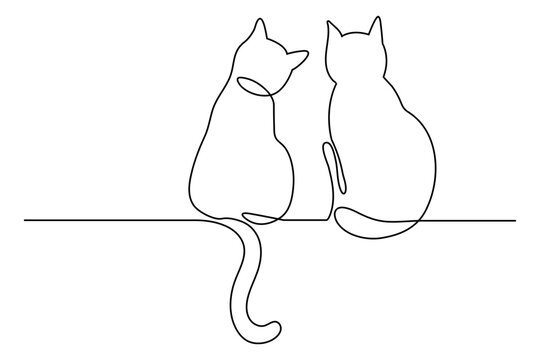
#> input picture input_images/cats.jpg, 540 x 360 px
$ python image_to_gantry_coords_serial_ready.py
#> lines starting #> are read from the running program, lines starting #| are printed output that depends on the picture; after the words box and inside, x2 and y2 are one past the last pixel; in counts of white or black regions, pixels touching at a corner belong together
from pathlib import Path

import cv2
import numpy as np
import matplotlib.pyplot as plt

try:
    import serial
except ImportError:
    serial = None
import time


def close_contour_points(contour: np.ndarray) -> np.ndarray:
    """
    Convert OpenCV contour format (N,1,2) into (N,2) float array and ensure closed loop.
    If first and last points are not the same, append the first point to close the contour.
    """
    pts = contour[:, 0, :].astype(np.float64)  # shape: (N, 2)

    if len(pts) < 2:
        return pts

    if not np.array_equal(pts[0], pts[-1]):
        pts = np.vstack([pts, pts[0]])

    return pts


def resample_closed_polyline(points: np.ndarray, spacing: float) -> np.ndarray:
    """
    Resample a closed polyline at approximately uniform spacing.
    Input: points shape (N,2), expected closed (first == last).
    Output: sampled points shape (M,2), closed loop (first point repeated at end).
    """
    if spacing <= 0:
        raise ValueError("spacing must be > 0")

    if len(points) < 2:
        return points.copy()

    seg_vecs = points[1:] - points[:-1]
    seg_lens = np.linalg.norm(seg_vecs, axis=1)

    total_len = np.sum(seg_lens)
    if total_len == 0:
        return points[:1].copy()

    # Distances where we want points (start at 0, end before total_len to avoid duplicate point at the end)
    sample_dists = np.arange(0, total_len, spacing, dtype=np.float64)

    cumlen = np.concatenate([[0.0], np.cumsum(seg_lens)])

    sampled = []
    seg_idx = 0

    for d in sample_dists:
        while seg_idx < len(seg_lens) - 1 and d > cumlen[seg_idx + 1]:
            seg_idx += 1

        seg_start = points[seg_idx]
        seg_end = points[seg_idx + 1]
        seg_len = seg_lens[seg_idx]

        if seg_len == 0:
            sampled.append(seg_start.copy())
            continue

        local_d = d - cumlen[seg_idx]
        t = local_d / seg_len
        p = seg_start + t * (seg_end - seg_start)
        sampled.append(p)

    sampled = np.array(sampled, dtype=np.float64)

    # Explicitly close loop
    if len(sampled) > 0:
        sampled = np.vstack([sampled, sampled[0]])

    return sampled


def map_paths_to_gantry_mm(
    paths_px: list[np.ndarray],
    image_shape: tuple[int, int],
    work_w_mm: float = 150.0,
    work_h_mm: float = 270.0,
    margin_mm: float = 5.0,
    centre_on_page: bool = True,
) -> tuple[list[np.ndarray], dict]:
    """
    Map sampled paths from image pixel coordinates to gantry mm coordinates.

    Coordinate system matches the Arduino firmware:
      (0,0) = safe top-left work origin after homing
      +X = right
      +Y = down

    The output is fitted inside the usable gantry work area rather than full A4.
    """
    img_h_px, img_w_px = image_shape  # OpenCV shape is (height, width)

    drawable_w_mm = work_w_mm - 2 * margin_mm
    drawable_h_mm = work_h_mm - 2 * margin_mm

    if drawable_w_mm <= 0 or drawable_h_mm <= 0:
        raise ValueError("Margins are too large for the gantry work area.")

    # Uniform scaling only, so the image is not distorted.
    sx = drawable_w_mm / img_w_px
    sy = drawable_h_mm / img_h_px
    s = min(sx, sy)  # mm per pixel

    used_w_mm = img_w_px * s
    used_h_mm = img_h_px * s

    if centre_on_page:
        x_offset_mm = margin_mm + (drawable_w_mm - used_w_mm) / 2.0
        y_offset_mm = margin_mm + (drawable_h_mm - used_h_mm) / 2.0
    else:
        x_offset_mm = margin_mm
        y_offset_mm = margin_mm

    mapped_paths_mm = []

    for path_px in paths_px:
        if len(path_px) == 0:
            mapped_paths_mm.append(path_px.copy())
            continue

        # path_px columns: [x_px, y_px]
        x_px = path_px[:, 0]
        y_px = path_px[:, 1]

        # Do NOT flip Y. Arduino uses top-left origin and +Y downward.
        x_mm = x_px * s + x_offset_mm
        y_mm = y_px * s + y_offset_mm

        path_mm = np.column_stack([x_mm, y_mm])
        mapped_paths_mm.append(path_mm)

    info = {
        "work_w_mm": work_w_mm,
        "work_h_mm": work_h_mm,
        "margin_mm": margin_mm,
        "drawable_w_mm": drawable_w_mm,
        "drawable_h_mm": drawable_h_mm,
        "img_w_px": img_w_px,
        "img_h_px": img_h_px,
        "scale_mm_per_px": s,
        "used_w_mm": used_w_mm,
        "used_h_mm": used_h_mm,
        "x_offset_mm": x_offset_mm,
        "y_offset_mm": y_offset_mm,
        "centre_on_page": centre_on_page,
    }

    return mapped_paths_mm, info


def save_gantry_preview(
    paths_mm: list[np.ndarray],
    output_path: Path,
    work_w_mm: float = 150.0,
    work_h_mm: float = 270.0,
    margin_mm: float = 5.0,
) -> None:
    """
    Save a visual preview of sampled paths in gantry coordinates.

    Coordinate system:
      (0,0) = top-left
      +X = right
      +Y = down
    """
    fig, ax = plt.subplots(figsize=(6, 10))

    # Work area border
    work_x = [0, work_w_mm, work_w_mm, 0, 0]
    work_y = [0, 0, work_h_mm, work_h_mm, 0]
    ax.plot(work_x, work_y, linewidth=1.5, label="Gantry work area")

    # Margin / drawable area border
    draw_x0, draw_y0 = margin_mm, margin_mm
    draw_x1, draw_y1 = work_w_mm - margin_mm, work_h_mm - margin_mm
    draw_x = [draw_x0, draw_x1, draw_x1, draw_x0, draw_x0]
    draw_y = [draw_y0, draw_y0, draw_y1, draw_y1, draw_y0]
    ax.plot(draw_x, draw_y, linestyle="--", linewidth=1.0, label="Drawable area")

    for i, path in enumerate(paths_mm):
        if len(path) == 0:
            continue
        ax.plot(path[:, 0], path[:, 1], linewidth=1.2, label=f"Contour {i}")
        ax.plot(path[0, 0], path[0, 1], marker="o", markersize=4)
        ax.text(path[0, 0] + 2, path[0, 1] + 2, f"C{i} start", fontsize=8)

    ax.set_xlim(-5, work_w_mm + 5)
    ax.set_ylim(work_h_mm + 5, -5)  # invert Y so top-left origin is displayed correctly
    ax.set_aspect("equal", adjustable="box")
    ax.set_xlabel("X (mm)")
    ax.set_ylabel("Y (mm, down)")
    ax.set_title("Gantry Path Preview (Top-left origin)")
    ax.grid(True, alpha=0.3)
    ax.legend(loc="upper right", fontsize=8)

    fig.tight_layout()
    fig.savefig(output_path, dpi=200, bbox_inches="tight")
    plt.close(fig)


def detect_sharp_corners_on_closed_contour(
    points: np.ndarray,
    angle_threshold_deg: float = 35.0,
    window: int = 6,
    min_separation: int = 10,
) -> tuple[np.ndarray, np.ndarray]:
    """
    Detect sharp corners on a closed contour using local turning angle.

    Parameters:
      points: (N,2) closed contour points (first == last expected)
      angle_threshold_deg: smaller angle = sharper corner (e.g. 30-60 deg)
      window: how many contour samples before/after to use for local direction
      min_separation: suppress nearby duplicate detections (in contour index units)

    Returns:
      corner_indices: indices into `points` for preserved corners (excluding duplicate end)
      corner_points: (K,2) array of corner coordinates
    """
    if len(points) < (2 * window + 3):
        return np.array([], dtype=int), np.empty((0, 2), dtype=np.float64)

    # Work on the unique part only (drop duplicate end point if present)
    if np.allclose(points[0], points[-1]):
        pts = points[:-1]
    else:
        pts = points

    n = len(pts)
    if n < (2 * window + 3):
        return np.array([], dtype=int), np.empty((0, 2), dtype=np.float64)

    candidate_idx = []
    candidate_angle = []

    for i in range(n):
        i_prev = (i - window) % n
        i_next = (i + window) % n

        v1 = pts[i_prev] - pts[i]   # current point to previous point
        v2 = pts[i_next] - pts[i]   # current point to next point

        n1 = np.linalg.norm(v1)
        n2 = np.linalg.norm(v2)
        if n1 < 1e-9 or n2 < 1e-9:
            continue

        # angle between the two local directions
        cosang = np.dot(v1, v2) / (n1 * n2)
        cosang = np.clip(cosang, -1.0, 1.0)
        angle_deg = np.degrees(np.arccos(cosang))

        # Smaller angle => sharper turn
        if angle_deg <= angle_threshold_deg:
            candidate_idx.append(i)
            candidate_angle.append(angle_deg)

    if not candidate_idx:
        return np.array([], dtype=int), np.empty((0, 2), dtype=np.float64)

    candidate_idx = np.array(candidate_idx, dtype=int)
    candidate_angle = np.array(candidate_angle, dtype=np.float64)

    # we want the SHARPEST point in a neighbourhood, so sort by angle ascending and suppress nearby duplicates
    order = np.argsort(candidate_angle)

    selected = []
    for oi in order:
        idx = int(candidate_idx[oi])

        too_close = False
        for s in selected:
            # Circular contour distance
            d = abs(idx - s)
            d = min(d, n - d)
            if d < min_separation:
                too_close = True
                break

        if not too_close:
            selected.append(idx)

    selected = np.array(sorted(selected), dtype=int)
    corner_points = pts[selected]

    return selected, corner_points

def merge_preserved_points_into_sampled_closed_path(
    raw_closed_points: np.ndarray,
    sampled_closed_points: np.ndarray,
    corner_indices_raw: np.ndarray,
) -> np.ndarray:
    """
    Merge preserved corner points (from raw contour) into sampled path, keeping contour order.

    Strategy:
    - Build a combined path from sampled points + exact corner points
    - Sort all combined points by arc-length position along the raw contour
    - Remove near-duplicates
    - Re-close the loop
    """
    if len(sampled_closed_points) == 0:
        return sampled_closed_points.copy()

    # Raw unique points (drop duplicate close if present)
    if np.allclose(raw_closed_points[0], raw_closed_points[-1]):
        raw_pts = raw_closed_points[:-1]
    else:
        raw_pts = raw_closed_points

    # Sampled unique points (drop duplicate close if present)
    if np.allclose(sampled_closed_points[0], sampled_closed_points[-1]):
        sampled_pts = sampled_closed_points[:-1]
    else:
        sampled_pts = sampled_closed_points

    n_raw = len(raw_pts)
    if n_raw < 2:
        return sampled_closed_points.copy()

    # Build arc length on raw contour
    raw_closed = np.vstack([raw_pts, raw_pts[0]])
    seg_vecs = raw_closed[1:] - raw_closed[:-1]
    seg_lens = np.linalg.norm(seg_vecs, axis=1)
    cumlen = np.concatenate([[0.0], np.cumsum(seg_lens)])  # len = n_raw + 1

    # Map exact raw vertices to arc positions quickly
    raw_key_to_s = {}
    for i in range(n_raw):
        key = (float(raw_pts[i, 0]), float(raw_pts[i, 1]))
        raw_key_to_s[key] = float(cumlen[i])

    def point_to_arc_position(p: np.ndarray) -> float:
        d2 = np.sum((raw_pts - p) ** 2, axis=1)
        i = int(np.argmin(d2))
        return float(cumlen[i])

    combined = []

    # Add sampled points
    for p in sampled_pts:
        s = point_to_arc_position(p)
        combined.append((s, p.copy(), "sampled"))

    # Add exact preserved corners
    for idx in corner_indices_raw:
        idx = int(idx)
        p = raw_pts[idx]
        s = float(cumlen[idx])
        combined.append((s, p.copy(), "corner"))

    # Sort by arc position
    combined.sort(key=lambda t: t[0])

    # keep corners if same location (e.g. if a corner was very close to a sampled point, we want to keep the corner exact)
    dedup = []
    tol = 1e-6
    for item in combined:
        s, p, tag = item
        if not dedup:
            dedup.append(item)
            continue

        s_prev, p_prev, tag_prev = dedup[-1]
        if np.linalg.norm(p - p_prev) < tol:
            # Prefer corner over sampled if duplicate
            if tag == "corner" and tag_prev != "corner":
                dedup[-1] = item
            continue

        dedup.append(item)

    merged_pts = np.array([p for _, p, _ in dedup], dtype=np.float64)

    # Re-close
    if len(merged_pts) > 0:
        merged_pts = np.vstack([merged_pts, merged_pts[0]])

    return merged_pts


def paths_to_arduino_commands(paths_mm: list[np.ndarray]) -> list[tuple[float, float, int]]:
    """
    Convert mapped gantry paths into Arduino commands.

    Each command is:
      x_mm, y_mm, mode

    mode:
      0 = travel / pen up
      1 = draw / pen down
    """
    commands = []

    for path in paths_mm:
        if len(path) == 0:
            continue

        # Travel to start of this contour with pen up.
        commands.append((float(path[0, 0]), float(path[0, 1]), 0))

        # Draw the contour.
        for p in path[1:]:
            commands.append((float(p[0]), float(p[1]), 1))

    return commands


def save_arduino_commands(
    commands: list[tuple[float, float, int]],
    output_path: Path,
) -> None:
    """Save commands in the exact serial format Arduino will receive."""
    with open(output_path, "w", encoding="utf-8") as f:
        f.write("# x_mm,y_mm,mode\n")
        f.write("# mode 0 = travel / pen up\n")
        f.write("# mode 1 = draw / pen down\n")
        for x, y, mode in commands:
            f.write(f"{x:.2f},{y:.2f},{mode}\n")


def validate_arduino_commands(
    commands: list[tuple[float, float, int]],
    work_w_mm: float,
    work_h_mm: float,
) -> None:
    """Fail before sending if any command is outside the gantry work area."""
    for i, (x, y, mode) in enumerate(commands):
        if mode not in (0, 1):
            raise ValueError(f"Command {i} has invalid mode: {mode}")
        if not (0.0 <= x <= work_w_mm and 0.0 <= y <= work_h_mm):
            raise ValueError(
                f"Command {i} outside gantry bounds: "
                f"x={x:.2f}, y={y:.2f}, allowed X=0..{work_w_mm}, Y=0..{work_h_mm}"
            )


# [51 lines left out: function send_commands_to_arduino, not called in this run]


def main():
    repo_root = Path(__file__).resolve().parents[1]
    image_path = repo_root / "input_images" / "cats.jpg"
    output_dir = repo_root / "output"
    output_dir.mkdir(parents=True, exist_ok=True)

    # Tunable parameters
    point_spacing_px = 15.0

    # Gantry work area used by the Arduino firmware.
    # Your current horizontal axis is limited, so do not output full A4 width.
    work_w_mm = 150.0
    work_h_mm = 270.0
    margin_mm = 5.0

    # Set this to True only after the Arduino firmware has been changed
    # to wait for serial coordinates and print READY.
    send_to_arduino = False
    arduino_port = "/dev/cu.usbmodem1101"
    # Contour retrieval mode / filtering
    contour_mode = "all"   # "external" or "all"
    min_contour_area_px2 = 20.0
    min_contour_perimeter_px = 20.0
    # Corner preservation parameters
    enable_corner_preservation = True
    corner_angle_threshold_deg = 140
    corner_window = 8                   # local neighbourhood size along contour
    corner_min_separation = 17          # suppress duplicate detections near same corner
    print(f"Trying to load: {image_path}")
    print(f"Exists: {image_path.exists()}")

    img = cv2.imread(str(image_path), cv2.IMREAD_GRAYSCALE)
#> img is the input picture: shape (360, 540); min 0, max 255, mean 250.1
    if img is None:
        raise FileNotFoundError(f"OpenCV could not load image: {image_path}")

    print(f"Loaded image with shape: {img.shape}")  # (h, w)
#| Loaded image with shape: (360, 540)

    # Threshold to binary (inverted: contours become white on black background)
    _, binary = cv2.threshold(img, 127, 255, cv2.THRESH_BINARY_INV)
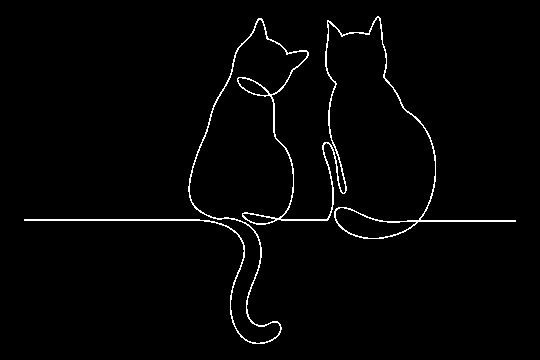
#> binary: shape (360, 540); 1.9% white in thin lines or dots, all inside (x1, y1, x2, y2) = (24, 16, 516, 344)

    # Find external contours only (separate disconnected bodies)
        # Contour retrieval mode:
    # - "external": only outer boundaries
    # - "all": all contours (including holes / nested boundaries)
    if contour_mode == "external":
        retrieval_flag = cv2.RETR_EXTERNAL
    elif contour_mode == "all":
        retrieval_flag = cv2.RETR_TREE
    else:
        raise ValueError(f"Unknown contour_mode: {contour_mode}")

    contours, hierarchy = cv2.findContours(binary, retrieval_flag, cv2.CHAIN_APPROX_NONE)
#> contours = 4 contours; box (x1, y1, x2, y2) and area: (24, 16, 516, 344) 3419, (335, 207, 417, 239) 1282, (237, 77, 269, 96) 278, (242, 213, 276, 224) 194

    print(f"Contours found (raw): {len(contours)}")
#| Contours found (raw): 4
    if len(contours) == 0:
        print("No contours found. Check thresholding or input image.")
        return

    # Filter tiny/noisy contours
    filtered_contours = []
    filtered_meta = []  # optional debug info (area/perimeter/index/hierarchy row)

    for ci, cnt in enumerate(contours):
        area = cv2.contourArea(cnt)
        perimeter = cv2.arcLength(cnt, closed=True)

        if area < min_contour_area_px2:
            continue
        if perimeter < min_contour_perimeter_px:
            continue

        filtered_contours.append(cnt)

        h_row = None
        if hierarchy is not None:
            # hierarchy shape is usually (1, N, 4): [next, prev, first_child, parent]
            h_row = hierarchy[0, ci].copy()
        filtered_meta.append((ci, area, perimeter, h_row))
#> this loop made 4 passes
#> (area, perimeter, h_row) on passes 1 to 4: (3419, 4123.3, [-1, -1, 1, -1]), (194, 74.28, [2, -1, -1, 0]), (1281.5, 193.8, [3, 1, -1, 0]), (278, 79.25, [-1, 2, -1, 0])
#> after the loop, filtered_contours has the same summary as contours; filtered_meta = [(0, 3419, 4123.3, [-1, -1, 1, -1]), (1, 194, 74.28, [2, -1, -1, 0]), (2, 1281.5, 193.8, [3, 1, -1, 0]), (3, 278, 79.25, [-1, 2, -1, 0])]

    contours = filtered_contours

    print(f"Contours kept after filtering: {len(contours)}")
#| Contours kept after filtering: 4
    print(
        f"  Filters -> min_area={min_contour_area_px2:.1f} px^2, "
        f"min_perimeter={min_contour_perimeter_px:.1f} px"
    )

    if len(contours) == 0:
        print("All contours were filtered out. Reduce area/perimeter thresholds.")
        return

    # Sort largest-first for consistency (debug-friendly)
    contours = sorted(contours, key=cv2.contourArea, reverse=True)

    # Overlays
    overlay_raw = cv2.cvtColor(img, cv2.COLOR_GRAY2BGR)
    cv2.drawContours(overlay_raw, contours, -1, (0, 0, 255), 2)
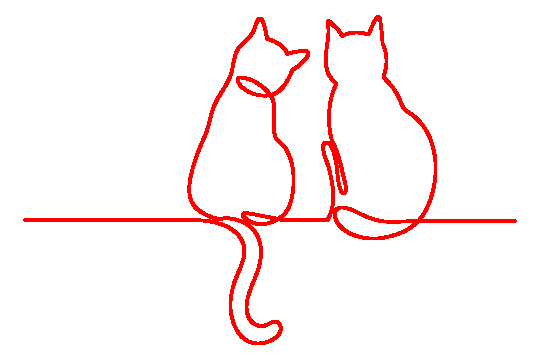
#> overlay_raw: shape (360, 540, 3); 4.5% of pixels changed, all inside (x1, y1, x2, y2) = (23, 15, 517, 345)

    overlay_sampled = cv2.cvtColor(img, cv2.COLOR_GRAY2BGR)
    cv2.drawContours(overlay_sampled, contours, -1, (180, 180, 180), 1)
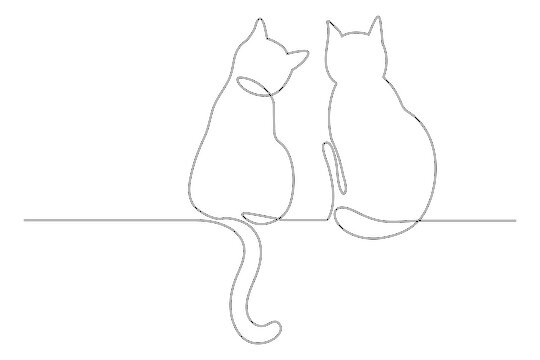
#> overlay_sampled: shape (360, 540, 3); 1.86% of pixels changed, all inside (x1, y1, x2, y2) = (24, 16, 516, 344)

    all_sampled_paths_px = []

    for i, cnt in enumerate(contours):
        area = cv2.contourArea(cnt)
        perimeter = cv2.arcLength(cnt, closed=True)

        raw_pts = close_contour_points(cnt)

        # Base uniform contour resampling (curve-preserving backbone)
        sampled_pts_uniform = resample_closed_polyline(raw_pts, point_spacing_px)

        # Corner detection and preservation
        if enable_corner_preservation:
            corner_idx_raw, corner_pts = detect_sharp_corners_on_closed_contour(
                raw_pts,
                angle_threshold_deg=corner_angle_threshold_deg,
                window=corner_window,
                min_separation=corner_min_separation,
            )

            sampled_pts = merge_preserved_points_into_sampled_closed_path(
                raw_closed_points=raw_pts,
                sampled_closed_points=sampled_pts_uniform,
                corner_indices_raw=corner_idx_raw,
            )
        else:
            corner_idx_raw = np.array([], dtype=int)
            corner_pts = np.empty((0, 2), dtype=np.float64)
            sampled_pts = sampled_pts_uniform

        all_sampled_paths_px.append(sampled_pts)

        print(f"\nContour {i}")
        print(f"  Area (px^2): {area:.2f}")
        print(f"  Perimeter (px): {perimeter:.2f}")
        print(f"  Raw contour points: {len(raw_pts)} (closed)")
        print(f"  Requested spacing (px): {point_spacing_px}")
        print(f"  Sampled points: {len(sampled_pts)} (includes repeated end point)")
        print(f"  Corners detected: {len(corner_pts)}")
        if len(corner_pts) > 0:
            print(f"  Corner preservation: ENABLED")
        else:
            print(f"  Corner preservation: {'ENABLED' if enable_corner_preservation else 'DISABLED'}")
        if len(sampled_pts) > 1:
            approx_spacing = perimeter / (len(sampled_pts) - 1)
            print(f"  Approx achieved spacing (px): {approx_spacing:.2f}")

        # Draw sampled path on pixel overlay
        for j in range(len(sampled_pts) - 1):
            p1 = tuple(np.round(sampled_pts[j]).astype(int))
            p2 = tuple(np.round(sampled_pts[j + 1]).astype(int))
            cv2.line(overlay_sampled, p1, p2, (255, 0, 0), 1)

        for p in sampled_pts[:-1]:
            x, y = np.round(p).astype(int)
            cv2.circle(overlay_sampled, (x, y), 2, (0, 255, 0), -1)

        if len(sampled_pts) > 0:
            x0, y0 = np.round(sampled_pts[0]).astype(int)
            cv2.putText(
                overlay_sampled,
                f"C{i}",
                (x0 + 5, y0 - 5),
                cv2.FONT_HERSHEY_SIMPLEX,
                0.5,
                (0, 0, 255),
                1,
                cv2.LINE_AA,
            )
        # Draw detected corners
        for p in corner_pts:
            x, y = np.round(p).astype(int)
            cv2.circle(overlay_sampled, (x, y), 5, (255, 0, 255), 2)
#> this loop made 4 passes
#> (area, perimeter, total_len in resample_closed_polyline, sample_dists in resample_closed_polyline, n in detect_sharp_corners_on_closed_contour, corner_idx_raw, corner_pts, n_raw in merge_preserved_points_into_sampled_closed_path) on passes 2 to 4: (1281.5, 193.8, 193.8, [0, 15, 30, 45, 60, 75, 90, 105, 120, 135, 150, 165, 180], 171, [77, 167], [[416, 222], [335, 211]], 171), (278, 79.25, 79.25, [0, 15, 30, 45, 60, 75], 66, [32, 65], [[267, 95], [237, 79]], 66), (194, 74.28, 74.28, [0, 15, 30, 45, 60], 66, [0, 33], [[242, 214], [275, 219]], 66)
#> (printed output is left out)
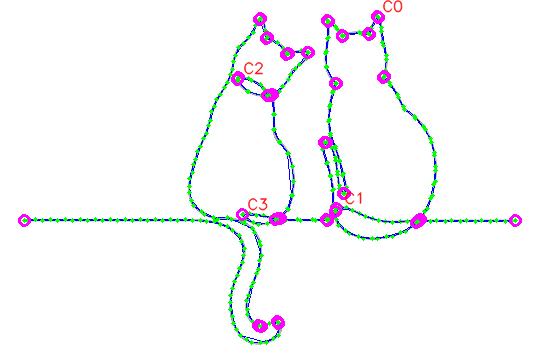
#> overlay_sampled: shape (360, 540, 3); 4.35% of pixels changed, all inside (x1, y1, x2, y2) = (18, 0, 522, 345)
#> after the loop, all_sampled_paths_px = 4 point arrays, longest 318 points
    # Map sampled pixel paths to gantry coordinates
    all_sampled_paths_mm, tf_info = map_paths_to_gantry_mm(
        all_sampled_paths_px,
        image_shape=img.shape,  # (h, w)
        work_w_mm=work_w_mm,
        work_h_mm=work_h_mm,
        margin_mm=margin_mm,
        centre_on_page=True,
    )
#> (the rest of the program and of its run is left out)
